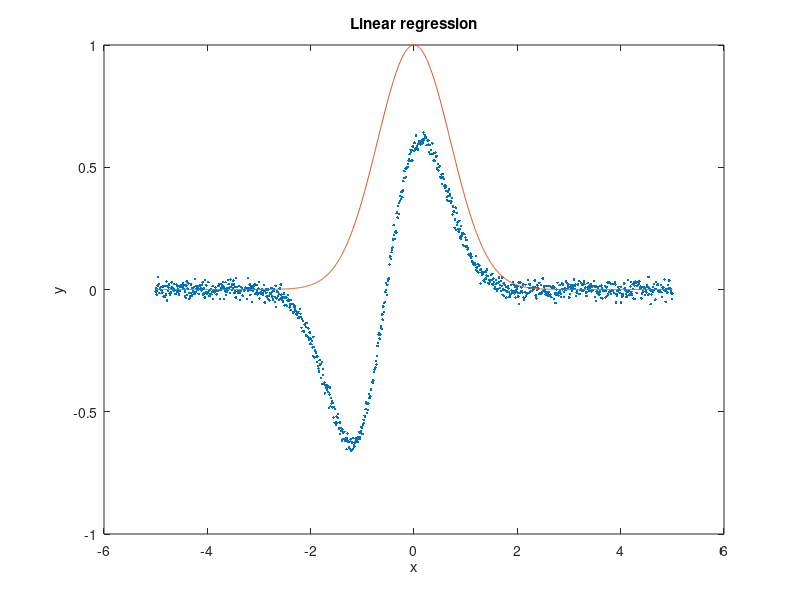

The MATLAB source for this figure:
clc; clear; close all;

% Given dataset
x = linspace(-1,1,1e3).' * 5;
y = exp(-x.^2) .* polyval(randn([1,5]),x) + randn(size(x)) * 0.02;

% Build your system matrix here
A = [x x x x];

% Solve the system, and then unpack the individual values into a and b
c = A \ y;
c1 = c(1);
c2 = c(2);
c3 = c(3);
c4 = c(4);

% Calculate your fitted y here using c
yf = exp(-x.^2) .* 1

% % Sum squared error
% S = sum((y - yf) .^ 2);
% 
% % Mean squared error
% % ... m = number of data points = 100
% % ... n = number of fit functions / coefficients = 2
% % ... therefore m - n
% m = 100;
% n = 2;
% 
% meanSquaredError = sqrt(S / (m - n));
% 
% % Uncertainty
% uncertainty = meanSquaredError .* sqrt(inv(A * A.'));
% 
% % % Estimate the errors in c
% dc = uncertainty * c;

plot(x, y, '.', x, yf, '-');
title('Linear regression');
% legend('y', sprintf('%0.4f*exp(-%0.4f*x)', kOptimum, wOptimum));
xlabel('x');
ylabel('y');